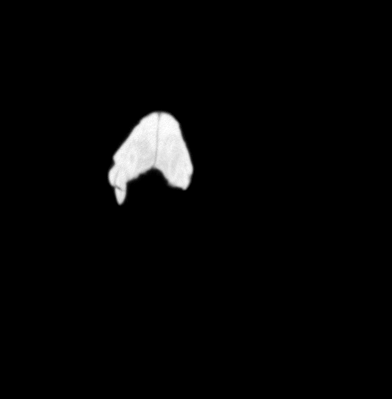
#> input picture 3dmodel/img/Zanabazar/CORONAL/COR017.TIF, 392 x 399 px; its folder holds only this picture in this run
$ jupyter execute collateimages.ipynb   (Python 2 division)
#> lines starting #> are read from the running program, lines starting #| are printed output that depends on the picture
[cell 1]
import time
import sys
import glob
import numpy as np
import skimage as sk
from PIL import Image

# path for image corpus
pathCoronal = '../../Zanabazar/CORONAL/*.*';
pathSagittal = '../../Zanabazar/SAGITTAL/*.*';
pathHorizon = '../../Zanabazar/HORIZON/*.*';
directionForward = False;
path = pathCoronal;

# variables
image3D = [];                 # container for 3D image data
background = None;            # background image data for ghetto paste render
transparencyThreshold = 5;    # threshold for setting transparent values

images = glob.glob(path);     # get all images in the folder
if not directionForward:
    print "Iterating backwards";
    images.reverse();

# iterate through all images in folder
for index, image in enumerate(images):
    print 'Processing image #' + str(index) + ": " + image;
    img = Image.open(image);   # open the image
#> img is the input picture: PIL image 392x399 L; min 0, max 255, mean 6.4
    img = img.convert("RGBA"); # convert image to RGBA format
#> img: PIL image 392x399 RGBA
    if not background:         # if background doesn't exist
        background = img;      # use first image
    pixels = img.getdata();    # get pixel data

    # iterate through all pixel data
    newPixels = [];
    for rgb in pixels:
        mean = (rgb[0] + rgb[1] + rgb[2]) / 3;
        # if pixel value less than threshold
        if mean <= transparencyThreshold:
            newPixels.append((0, 0, 0, 0));  # make transparent
        else: # otherwise use the value, but make it more transparent the closer to black
            newPixels.append((rgb[0], rgb[1], rgb[2], int(mean)));
#> after the loop, newPixels = 156408 items

    img.putdata(newPixels);
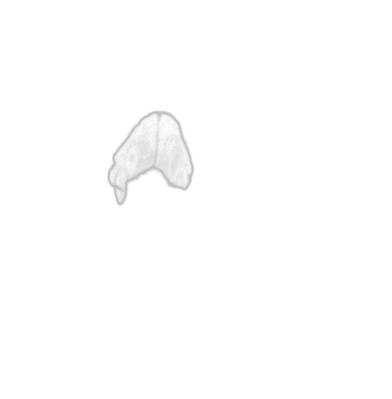
#> img: PIL image 392x399 RGBA; mean R, G, B, A 6.4, 6.4, 6.4, 6.4; transparent parts drawn white
    if background != img:
        background.paste(img, (0, 0), img);

background.show();
